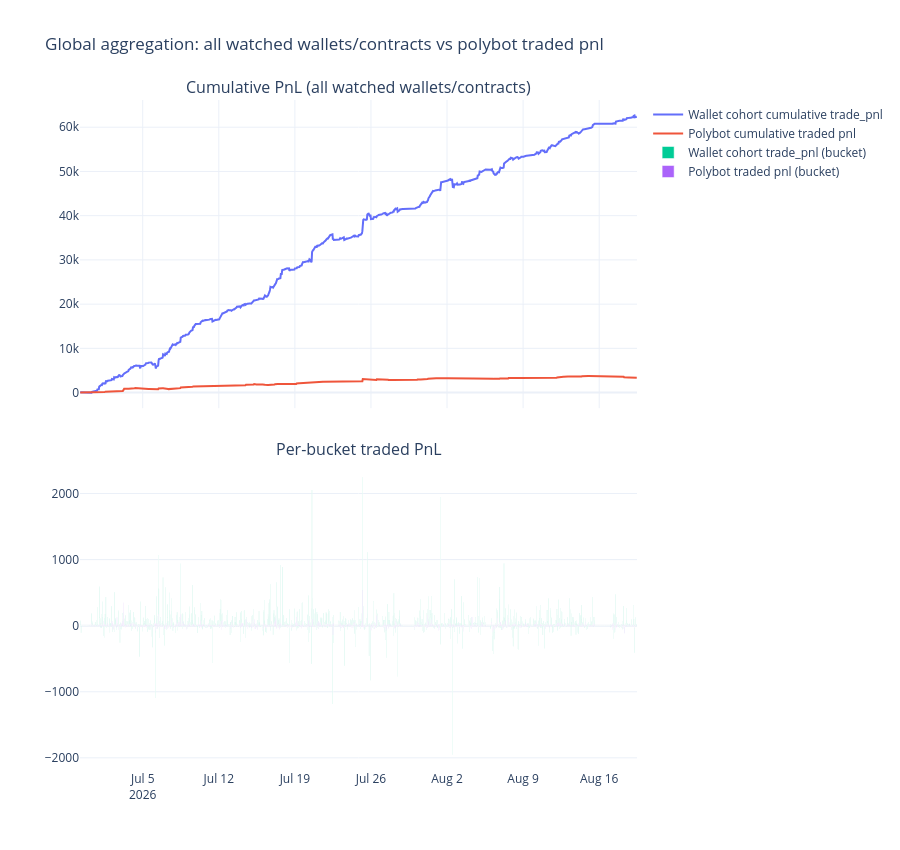

Write notebook code for a chart like this one.
### Code cell
fig_global = make_subplots(
    rows=2, cols=1, shared_xaxes=True, vertical_spacing=0.08,
    subplot_titles=('Cumulative PnL (all watched wallets/contracts)', 'Per-bucket traded PnL')
)

fig_global.add_trace(
    go.Scatter(x=agg.index, y=agg['wallet_cum_trade_pnl'], mode='lines', name='Wallet cohort cumulative trade_pnl'),
    row=1, col=1
)
fig_global.add_trace(
    go.Scatter(x=agg.index, y=agg['polybot_cum_trade_pnl'], mode='lines', name='Polybot cumulative traded pnl'),
    row=1, col=1
)

fig_global.add_trace(
    go.Bar(x=agg.index, y=agg['wallet_trade_pnl'], name='Wallet cohort trade_pnl (bucket)'),
    row=2, col=1
)
fig_global.add_trace(
    go.Bar(x=agg.index, y=agg['polybot_trade_pnl'], name='Polybot traded pnl (bucket)'),
    row=2, col=1
)

fig_global.update_layout(
    height=850, template='plotly_white',
    title='Global aggregation: all watched wallets/contracts vs polybot traded pnl',
    barmode='group',
)
fig_global.show()

### Figure 1 — Plotly figure (JSON) as saved in the notebook; plotly's stock layout.template omitted (floating-point values rounded to 4 significant figures; data arrays with more than 128 entries replaced by an {"elided": "..."} marker saying what was removed)
{"data": [{"mode": "lines", "name": "Wallet cohort cumulative trade_pnl", "type": "scatter", "x": {"elided": "1230 str values"}, "xaxis": "x", "y": {"elided": "1230 float values"}, "yaxis": "y"}, {"mode": "lines", "name": "Polybot cumulative traded pnl", "type": "scatter", "x": {"elided": "1230 str values"}, "xaxis": "x", "y": {"elided": "1230 float values"}, "yaxis": "y"}, {"name": "Wallet cohort trade_pnl (bucket)", "type": "bar", "x": {"elided": "1230 str values"}, "xaxis": "x2", "y": {"elided": "1230 float values"}, "yaxis": "y2"}, {"name": "Polybot traded pnl (bucket)", "type": "bar", "x": {"elided": "1230 str values"}, "xaxis": "x2", "y": {"elided": "1230 float values"}, "yaxis": "y2"}], "layout": {"annotations": [{"font": {"size": 16}, "showarrow": false, "text": "Cumulative PnL (all watched wallets/contracts)", "x": 0.5, "xanchor": "center", "xref": "paper", "y": 1, "yanchor": "bottom", "yref": "paper"}, {"font": {"size": 16}, "showarrow": false, "text": "Per-bucket traded PnL", "x": 0.5, "xanchor": "center", "xref": "paper", "y": 0.46, "yanchor": "bottom", "yref": "paper"}], "barmode": "group", "height": 850, "title": {"text": "Global aggregation: all watched wallets/contracts vs polybot traded pnl"}, "xaxis": {"anchor": "y", "domain": [0, 1], "matches": "x2", "showticklabels": false}, "xaxis2": {"anchor": "y2", "domain": [0, 1]}, "yaxis": {"anchor": "x", "domain": [0.54, 1]}, "yaxis2": {"anchor": "x2", "domain": [0, 0.46]}}}
